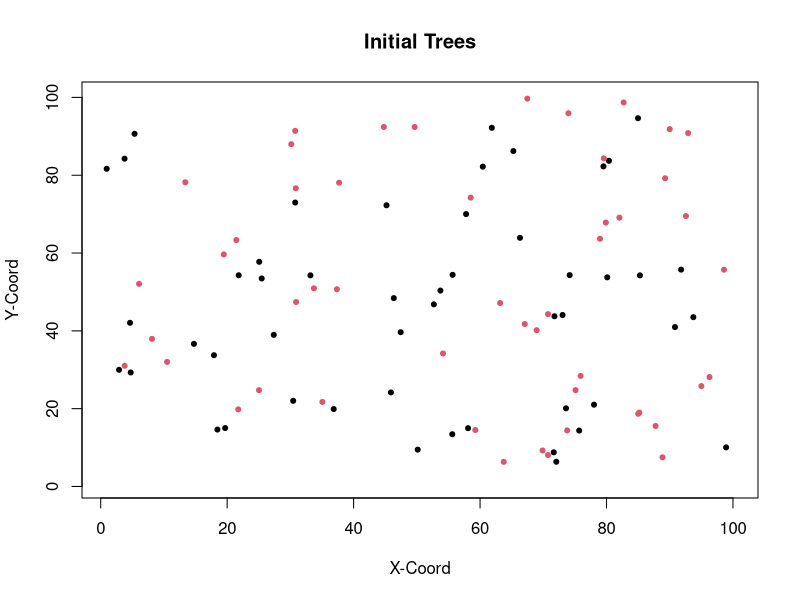

Here is the R script that generated this plot: (Note: this script raises an error after producing the figure.)
#Working on pathogen tradeoff
#Load packages
library(tidyverse) 
library(gridExtra) 


### Initialize params ###

# Set up a grid to represent land

#Place individuals on plot
par(mfrow = c(1, 1))
xsize = ysize = 100

numInd = 100
numSpecies = 2
data <-  tibble("ID" = 1:numInd, "age" = 3, 
                species = sample(numSpecies, numInd, replace = TRUE), "xlocation" = runif(numInd, 0, 100), 
                "ylocation" = runif(numInd,0,100), "parentalDistance" = 0, "Pathogen" = 0, "Resistance" = 0,
                "pathStrength" = 0)

#Choose an initial 25% of population to be infected
infected <- sample(numInd, numInd/4)
data$Pathogen[which(data$ID %in% infected)] <- 1


plot(data$xlocation, data$ylocation, col = data$species, pch = 20, xlim = c(1,100), ylim = c(1,100),
     xlab = "X-Coord", ylab = "Y-Coord", main = "Initial Trees")


#Set up rates of birth/death/growth etc...
deltaT = 1 #1 year periods of growth
ageChange = deltaT
dispParam = 8 #dispersalParam
uniqueSp = unique(data$species)

numYears = 5000

#Carrying Capacity
K= 2000

# Can be anywhere from ~0.2 to ~3. Once its above ~1 you get oscillation above and below carrying capacity and program
#gets a fair bit slower as you near 3
growthrates = c(1, 1)

#Pathogen initials

#This is how far away a tree can be affected. But its a torus so setting the value to 100 does not man 
#every tree is infected. best values seem to be between 2.5 and 3 (for infected death rate around 0.03)
#Too low and pathogens go extinct, too high and all trees quickly pathogenized
PathDensParam = 2.7



#Propotion of trees within pathogen-infecting distance that get infected each timestep
infectionRates = c(0.7, 0.7)
resistanceStrength = c(0.5,0.5)
for(i in 1:numSpecies){
  data[data$species==i,]$Resistance = resistanceStrength[i]
}

data[data$Pathogen==1,]$pathStrength = data[data$Pathogen==1,]$Resistance + 0.06
#Has to stay lower than infected death rates. Slows growth to carrying capacity as it gets larger but
# tree dynamics seem to be similar between 0.01 and 0.05, but pathogens end up growing much slower
#and have larger swings as death rates increase
healthyDeathRate = 0.02

#Dynamics get much more variable when value is ~0.04 or more. 0.02-0.04 pretty good for 0.7 infection Rate.
infectedDeathRates = c(0.06,0.06)

# Used for summary statistics
speciesPopulation = NULL
pathPop = NULL
agePops = NULL
pathAgePop = NULL
denseSpecies <- NULL
pathStrengths <- NULL
avgResistance <- NULL
### MAIN LOOP ####


for(t in seq(0, numYears, by = deltaT)){ 
  if(nrow(data[data$Pathogen == 1, ]) == 0 ){
    break
  }
  #disperse seed
  adults <- data[data$age > 3, ]
  seedsPerSpecies <- NULL
  #Get number of seeds per species (logarithmic growth)
  for (i in 1:numSpecies){
    speciesPop = nrow(data[data$species == i,])
    numSeeds <- carryingCapacity(i, speciesPop, nrow(data), K)
    seedsPerSpecies <- c(seedsPerSpecies, numSeeds)
  }
  
  Ind = data[1, ]
  babies <- dispersal(adults, numSpecies, seedsPerSpecies, dispParam, xsize, ysize, data)
  data <- bind_rows(data, babies)
  
  #Background death of adults. Death rate decreases with age
  data <- backgroundDeath(data, infectedDeathRates, healthyDeathRate)
  
  #Count number of each species
  countSpecies <- speciesSize(data$species, numSpecies)
  speciesPopulation <-  bind_rows(speciesPopulation, countSpecies)
  
  #pathogens reproduce
  newPathogens <- pathGrowth(data,PathDensParam, xsize, infectionRates)
  data$Pathogen[which(data$ID %in% newPathogens$ID)] <- 1
  
  #Here we add our pathogen strength values to the new pathogens. We make sure that
  #Pathogen strength is greater than tree resistance for infections
  for(i in 1:nrow(data)){
    if(data[i,]$Pathogen==1 & data[i,]$pathStrength == 0){
      newlyInfected <- data[i,]$ID
      data[i,]$pathStrength <- newPathogens[newPathogens$ID == newlyInfected,]$pathStrength
    
    }
  }
  for(i in 1:nrow(data)){
    if(data[i,]$Resistance > (data[i,]$pathStrength - 0.05)){
      data[i,]$Pathogen = 0
      data[i,]$pathStrength = 0
    }
  }
  
  pathStrengths <- c(pathStrengths, mean(data[data$Pathogen==1,]$pathStrength))
  #Count number of pathogens
  countPaths <- data[data$Pathogen==1,]
  pathAges <- speciesSize(countPaths$species, numSpecies)
  pathPop <- bind_rows(pathPop, pathAges)
  
  
  #Supp  functions/Statistics
  ages <- tibble("gen" = t, "babies" = nrow(subset(data, age < 6)), "young" = nrow(subset(data, age >= 6 & age <=20)), "middle aged" = nrow(subset(data, age > 20 &
                                                                                                                                                     age < 50)), 
                 "old" = nrow(subset(data, age >= 50)))
  agePops <- bind_rows(agePops, ages)

  avgResistance <- c(avgResistance, mean(data$Resistance))
  
  #These fucntions plot the trees every generation. I mainly use these when trying to
  #paramterize something so I can see the effects on several generations. Otherwise comment them out
  
  plot(data$xlocation, data$ylocation, col = data$species, pch = 20, xlim = c(1,100), ylim = c(1,100),
       main = "Tree Population", ylab = "Count", xlab = "Generation")
 
  print(t)
  
  #Grow
  data$age = data$age + deltaT
  
}


##### MAIN FUNCTIONS #######

#Carrying Capacity limits birth rates

carryingCapacity = function(species,speciesN, totalN, K){
  growthrate = growthrates[species]
  s = speciesN * growthrate
  popGrowth <- (s*(K-totalN)/K)
  popGrowth <-  ifelse(popGrowth > 0, popGrowth, 0)
  return(popGrowth)
  
}

#Disperse x number of seeds per parent. 

dispersal <- function(Trees, numSpecies, seedsPerSpecies, dispParam, xsize, ysize, data){
  babies = tibble()
  for(i in 1:numSpecies){
    speciesTree <- Trees[Trees$species == i,]
    if(nrow(speciesTree)> 0){
      #Before running this, we calculate seeds per species using the carrying capacity function
      numBabies <- round(seedsPerSpecies[i])
      #take a random sample of conspecific adult trees to disperse the seeds
      #weight_by = 1/Resistance, 
      parents <- slice_sample(speciesTree, n = numBabies, replace = TRUE)
      if (nrow(parents)>0){
        for (i in 1:nrow(parents)){
          parent = parents[i,]
          baby = parent
          baby$age = as.integer(0)
          baby$ID  = max(max(babies$ID),max(data$ID)) + 1
          baby$species  =  parent$species
          babyDist = (rnorm(1, mean=0, sd=dispParam))
          baby$Pathogen = 0
          baby$Resistance = min(max(rnorm(n = 1, mean = parent$Resistance, sd = 0.05), 0),1)
          baby$pathStrength = 0
          r = babyDist * sqrt(runif(1))
          theta = runif(1)*2*pi
          baby$xlocation = ((r*cos(theta)) + parent$xlocation) %% xsize
          baby$ylocation = ((r*sin(theta)) + parent$ylocation) %% ysize
          baby$parentalDistance = abs(r)
          babies <- bind_rows(babies, baby)
        }
      }
      
    }
  }
  return(babies)
}




#Natural Background death
backgroundDeath <- function(data, infectedDeathRates, healthyDeathRate){
  living = c()
  for (i in 1:nrow(data)){
    if (data[i,]$Pathogen == 1){
      pathEffect <- data[i,]$pathStrength
      chanceDeath <- max(((infectedDeathRates[data[i,]$species])*pathEffect), (healthyDeathRate + 0.01))
      alive <- runif(1) > (chanceDeath)
      living[i] = alive
    }
    if(data[i,]$Pathogen == 0){
      alive <- (runif(1) > healthyDeathRate)
      living[i] = alive
    }
    
  }
  return(data[living,])
}




#### virulence FUNCTIONS ######

pathGrowth <- function(data,PathDensParam, xsize, infectionRates){
  newPathogens <- NULL
  infectedTrees <- data[data$Pathogen == 1,]
  healthyTrees <- data[data$Pathogen == 0,]
  if(nrow(infectedTrees) > 0){
    for (i in 1:nrow(infectedTrees)){
      indTree = infectedTrees[i, ]
      newInfections = subset(healthyTrees, xlocation > (indTree$xlocation - (PathDensParam))%% xsize
                             & xlocation < (indTree$xlocation + (PathDensParam))%% xsize
                             & ylocation > (indTree$ylocation - (PathDensParam))%% xsize
                             & ylocation < (indTree$ylocation + (PathDensParam))%% xsize
                             & species == indTree$species)
      newInfections <- slice_sample(newInfections, n = round(nrow(newInfections)* infectionRates[indTree$species]))
      newInfections$pathStrength = rnorm(n = nrow(newInfections), mean = indTree$pathStrength, sd = 0.05)
      newInfections$pathStrength[newInfections$pathStrength>1] <- 1
      newPathogens <- bind_rows(newPathogens, newInfections)
      
    }
  }
  if (nrow(infectedTrees) == 0){
    newPathogens <- NULL
  }
  
  newPathogens <- newPathogens[!duplicated(newPathogens$ID),]
  return(newPathogens)
}



### SUPPLEMENTAL FUNCTIONS###

  
#Plot trees 
plotSpecies(speciesPopulation)
totals <- speciesPopulation %>% mutate(total = rowSums(across(everything())))
plot(totals$total, pch = 20, col = "cadetblue3")

#Plot Pathogens
plotPaths(pathPop)
totals <- pathPop %>% mutate(total = rowSums(across(everything())))
plot(totals$total, pch = 20, col = "cadetblue3")


#Plot both
grid.arrange(plotSpecies(speciesPopulation), plotPaths(pathPop))

#Plot the age distribution over time of trees
agePops1 <-  pivot_longer(agePops, cols = !gen, names_to = "Group", values_to = "Count")
agePopGraph <- ggplot(agePops1, aes(gen, Count, color = Group))+
  geom_line()+
  scale_x_continuous(n.breaks = 10)
agePopGraph


#Plot pathogen strengths over time
par(mfrow = c(1, 2))

PSplot <- plot(pathStrengths, xlab = "Gen", ylab = "Pathogen Strength")

#Plot resistance over time
TRplot <- plot(avgResistance, xlab = "Gen", ylab = "Resistance")


#Plot amount of each species
plotSpecies <- function(speciesPopulation){
  for(i in 1:numSpecies){
    colnames(speciesPopulation)[i] <- paste0("Species", i)
  }
  speciesPopulation <- add_column(speciesPopulation, gen = 1:nrow(speciesPopulation))
  speciesPopulation <- pivot_longer(speciesPopulation, cols = starts_with("Species"), names_to = "Species",
                                    names_prefix = "Species", values_to = "Count")
  ggplot(data = speciesPopulation, aes(gen, Count, col = Species))+
    geom_point()+
    geom_line()+
    ylim(0, max(speciesPopulation$Count))+
    ylab("Tree Density (Inds)")+
    xlab("Generation (years)")+
    scale_color_manual(values=c("#bf5700", "#333f48"))+
    theme(axis.text=element_text(size=18),
          axis.title=element_text(size=18),
          plot.title = element_text(size=16))+
    ggtitle("Neutral Model")
  
}

#Plot amount of pathogenss
plotPaths <- function(speciesPopulation){
  for(i in 1:numSpecies){
    colnames(speciesPopulation)[i] <- paste0("Species", i)
  }
  speciesPopulation <- add_column(speciesPopulation, gen = 1:nrow(speciesPopulation))
  speciesPopulation <- pivot_longer(speciesPopulation, cols = starts_with("Species"), names_to = "Species",
                                    names_prefix = "Species", values_to = "Count")
  ggplot(data = speciesPopulation, aes(gen, Count, col = Species))+
    geom_point()+
    geom_line()+
    ylim(0, max(speciesPopulation$Count))+
    ylab("Pathogen Density (Inds)")+
    xlab("Generation (years)")+
    scale_color_manual(values=c("#bf5700", "#333f48"))+
    theme(axis.text=element_text(size=18),
          axis.title=element_text(size=18),
          plot.title = element_text(size=23))
  
}

#Called from main for loop to track species
speciesSize <- function(speciesTypes, numSpecies){
  df = tibble()
  for (i in 1:numSpecies){
    df[1, i] = length(speciesTypes[speciesTypes == i])
  }
  return(df)
}
